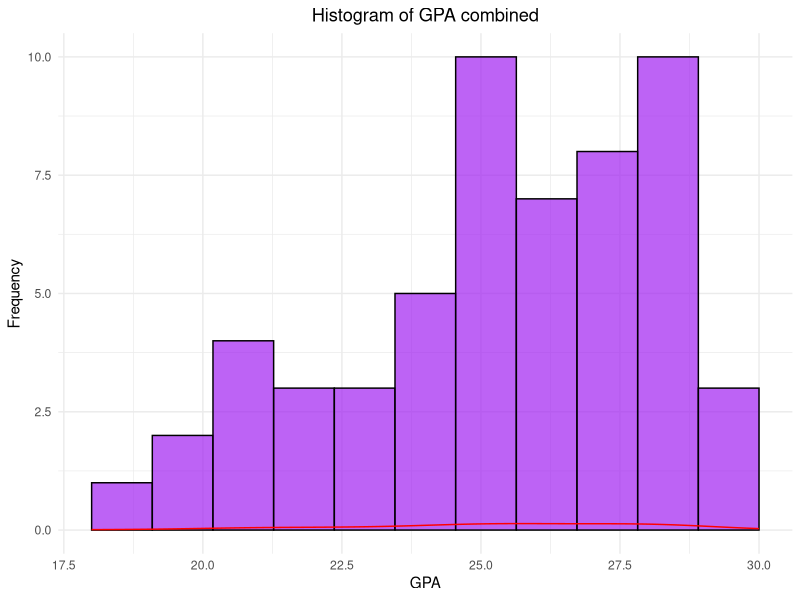
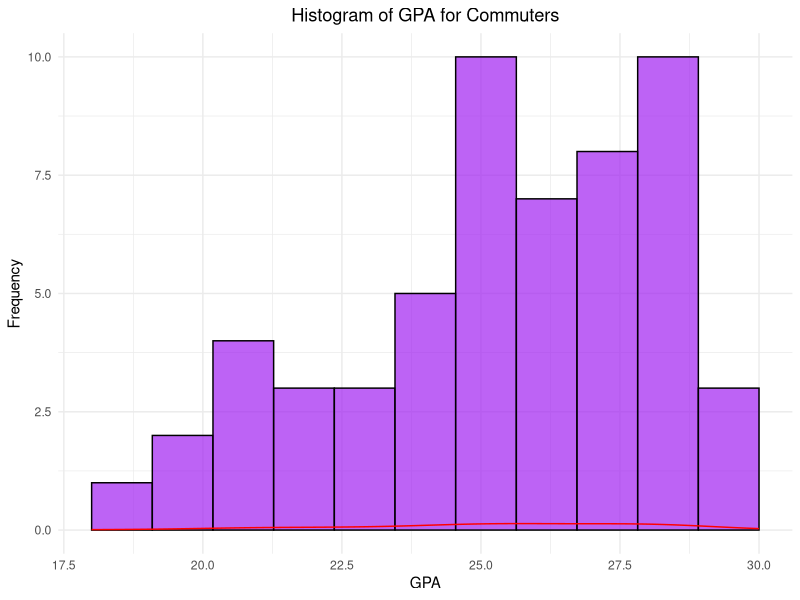
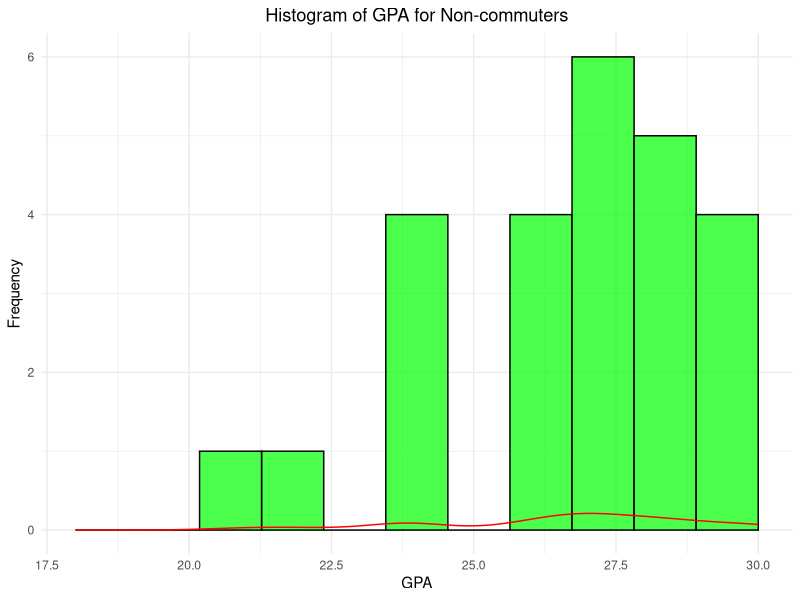
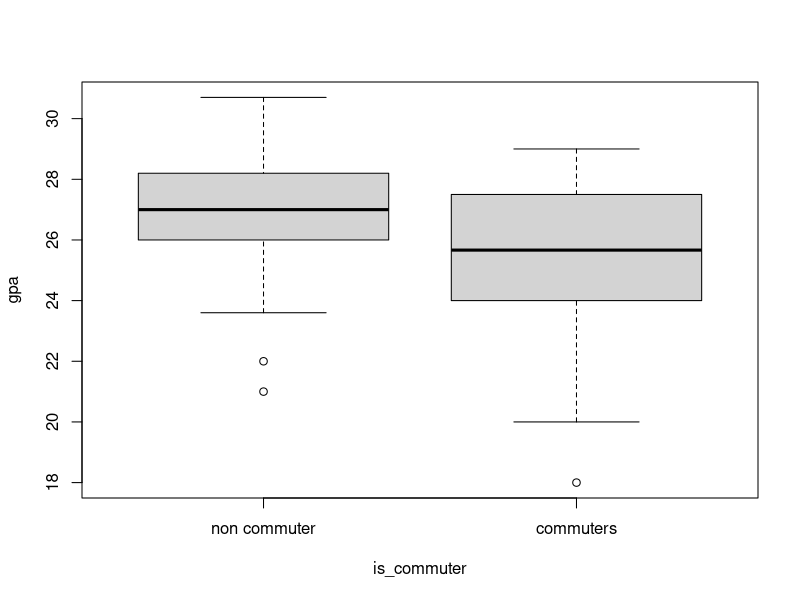
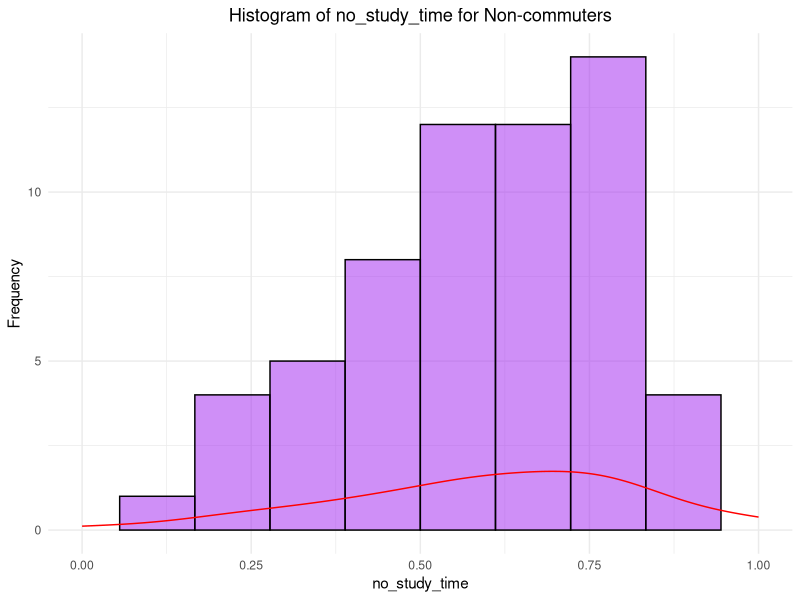
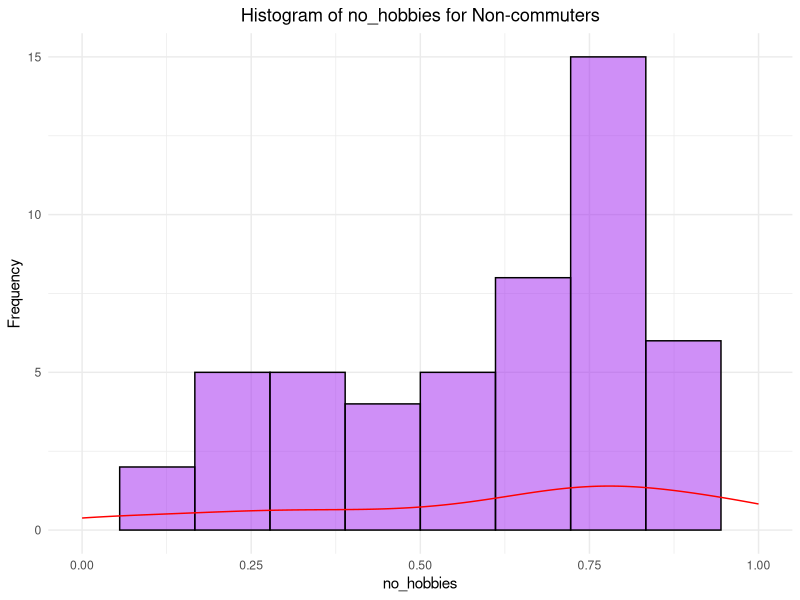
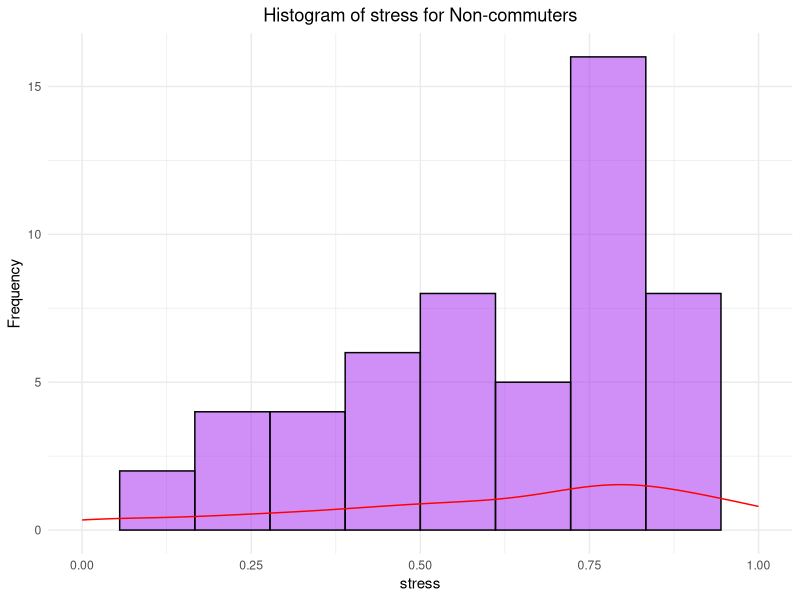
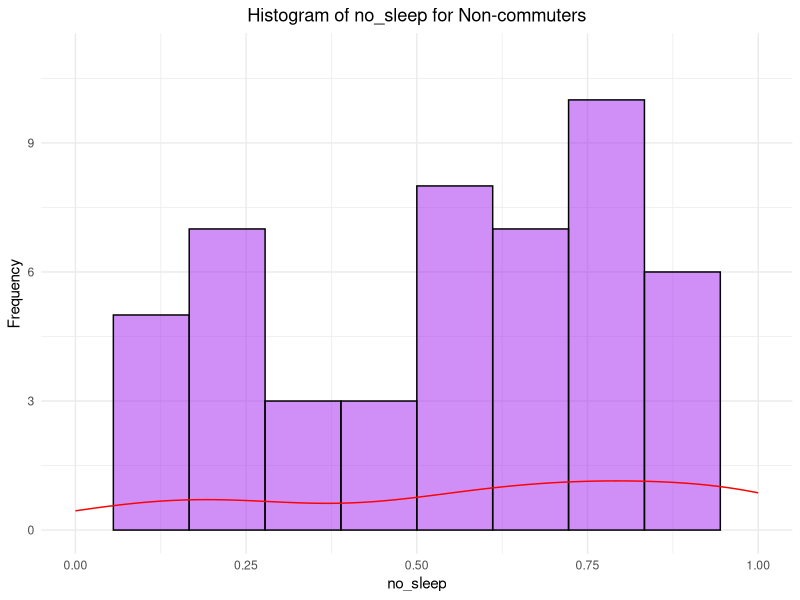

R code for these plots, in order:
data <- read.csv("data/merged.csv")
library(ggplot2)
library(dplyr)

outdir <- "routput/graphs"
dir.create(outdir, recursive = TRUE, showWarnings = FALSE)
setwd(outdir)

sink("r.log", split = TRUE)

attach(data)
n_commuters <- sum(is_commuter)
total <- length(is_commuter)
n_non_commuters <- total - n_commuters
ratio_commuters <- n_commuters / total

# Histograms for GPA (combined)
pdf("histogram_gpa_combined.pdf")
filtered_commuters <- filter(data, is_commuter == 1 & gpa >= 0 & gpa <= 30)
ggplot(filtered_commuters, aes(x = gpa)) +
  geom_histogram(bins = 12, fill = "purple", color = "black", alpha = 0.7) +
  geom_density(aes(y = after_stat(density)), color = "red") +
  xlim(18, 30) +
  ggtitle("Histogram of GPA combined") +
  xlab("GPA") +
  ylab("Frequency") +
  theme_minimal() +
  theme(plot.title = element_text(hjust = 0.5))

# Histograms for GPA (Commuters)
pdf("histogram_gpa_commuters.pdf")
filtered_commuters <- filter(data, is_commuter == 1 & gpa >= 0 & gpa <= 30)
ggplot(filtered_commuters, aes(x = gpa)) +
  geom_histogram(bins = 12, fill = "purple", color = "black", alpha = 0.7) +
  geom_density(aes(y = after_stat(density)), color = "red") +
  xlim(18, 30) +
  ggtitle("Histogram of GPA for Commuters") +
  xlab("GPA") +
  ylab("Frequency") +
  theme_minimal() +
  theme(plot.title = element_text(hjust = 0.5))

# Histogram for GPA (Non-commuters)
pdf("histogram_gpa_noncommuters.pdf")
filtered_non_commuters <- filter(data, is_commuter == 0 & gpa >= 0 & gpa <= 30)
ggplot(filtered_non_commuters, aes(x = gpa)) +
  geom_histogram(bins = 12, fill = "green", color = "black", alpha = 0.7) +
  geom_density(aes(y = after_stat(density)), color = "red") +
  xlim(18, 30) +
  ggtitle("Histogram of GPA for Non-commuters") +
  xlab("GPA") +
  ylab("Frequency") +
  theme_minimal() +
  theme(plot.title = element_text(hjust = 0.5))

# Boxplot gpa for commuters vs non-commuters
pdf("boxplot_gpa_vs_is_commuter.pdf")
boxplot(gpa[gpa != -1] ~ is_commuter[gpa != -1],
  data = data,
  names = c("non commuter", "commuters"),
  xlab = "is_commuter",
  ylab = "gpa"
)

# Histogram for mean indices of life quality (Commuters)
filtered_data <- filter(data, is_commuter == 1)
filtered_columns <- filtered_data[, c("no_study_time", "no_hobbies", "stress", "no_sleep", "no_family", "no_friends", "loneliness")]
for (index in colnames(filtered_columns)) {
  pdf(paste("histogram_", index, "_commuters.pdf", sep = ""))
  xlim_range <- range(filtered_columns[[index]], na.rm = TRUE)
  plot <- ggplot(filtered_columns, aes(x = !!sym(index))) +
    geom_histogram(bins = 10, alpha = 0.5, fill = "purple", color = "black") +
    geom_density(aes(y = ..density..), color = "red") +
    xlim(xlim_range[1], xlim_range[2]) +
    ggtitle(paste("Histogram of", index, "for Non-commuters")) +
    xlab(index) +
    ylab("Frequency") +
    theme_minimal() +
    theme(plot.title = element_text(hjust = 0.5))
  print(plot)
}

# Histogram for mean indices of life quality (Non-commuters)
filtered_data <- filter(data, is_commuter == 0)
filtered_columns <- filtered_data[, c("no_study_time", "no_hobbies", "stress", "no_sleep", "no_family", "no_friends", "loneliness")]
for (index in colnames(filtered_columns)) {
  pdf(paste("histogram_", index, "_noncommuters.pdf", sep = ""))
  xlim_range <- range(filtered_columns[[index]], na.rm = TRUE)
  plot <- ggplot(filtered_columns, aes(x = !!sym(index))) +
    geom_histogram(bins = 10, alpha = 0.5, fill = "green", color = "black") +
    geom_density(aes(y = ..density..), color = "red") +
    xlim(xlim_range[1], xlim_range[2]) +
    ggtitle(paste("Histogram of", index, "for Non-commuters")) +
    xlab(index) +
    ylab("Frequency") +
    theme_minimal() +
    theme(plot.title = element_text(hjust = 0.5))
  print(plot)
}

# Boxplot of mean life indices for commuters
selected_columns <- c("no_study_time", "no_hobbies", "stress", "no_sleep", "no_family", "no_friends", "loneliness")
data$row_mean <- rowMeans(data[, selected_columns], na.rm = TRUE)
result <- data[, c(selected_columns, "row_mean")]

pdf("boxplot_mean_qli_vs_is_commuter.pdf")
boxplot(row_mean ~ is_commuter,
  data = data[!is.na(data$row_mean), ],
  names = c("non commuter", "commuters"),
  xlab = "is_commuter",
  ylab = "gpa"
)

# Pie charts
commute_summary <- data.frame(
  group = c("Non-Commuters", "Commuters"),
  value = c(n_non_commuters, n_commuters)
)
commute_summary$fraction <- commute_summary$value / sum(commute_summary$value)
commute_summary$label <- paste0(commute_summary$group, " (", round(commute_summary$fraction * 100), "%)")

colors <- c("Non-Commuters" = "green", "Commuters" = "purple")

pdf("pie_commuters_vs_noncommuters.pdf")
ggplot(commute_summary, aes(x = "", y = fraction, fill = group)) +
  geom_bar(width = 1, stat = "identity", color = "black", alpha = 0.5) +
  coord_polar(theta = "y") +
  labs(title = "Percentage of Non-Commuters and Commuters") +
  theme_void() +
  theme(
    legend.position = "right",
    plot.title = element_text(hjust = 0.5)
  ) +
  scale_fill_manual(
    values = colors
  )

# Commuters
n_10_commuters <- sum(data$commute_time == 0.00 & data$is_commuter == 1)
n_30_commuters <- sum(data$commute_time == 0.25 & data$is_commuter == 1)
n_1_commuters <- sum(data$commute_time == 0.50 & data$is_commuter == 1)
n_1.5_commuters <- sum(data$commute_time == 0.75 & data$is_commuter == 1)
n_2_commuters <- sum(data$commute_time == 1.00 & data$is_commuter == 1)

commute_time_summary_commuters <- data.frame(
  group = c("Less than 10 min.", "10-30 min.", "30 min. to 1 hour", "1 hour to 1.5 hours", "More than 2 hours"),
  value = c(n_10_commuters, n_30_commuters, n_1_commuters, n_1.5_commuters, n_2_commuters)
)
commute_time_summary_commuters$fraction <- commute_time_summary_commuters$value / sum(commute_time_summary_commuters$value)
commute_time_summary_commuters$label <- paste0(commute_time_summary_commuters$group, " (", round(commute_time_summary_commuters$fraction * 100), "%)")

purple_shades <- c("#E6E6FA", "#D8BFD8", "#BA55D3", "#8A2BE2", "#4B0082")

# Pie chart for commuters
pdf("pie_commute_time_commuters.pdf")
ggplot(commute_time_summary_commuters, aes(x = "", y = fraction, fill = group)) +
  geom_bar(width = 1, stat = "identity", color = "black", alpha = 0.7) +
  coord_polar(theta = "y") +
  labs(title = "Percentage of Commuting Times for Commuters") +
  theme_void() +
  theme(
    legend.position = "right",
    plot.title = element_text(hjust = 0.5)
  ) +
  scale_fill_manual(
    values = purple_shades,
    breaks = commute_time_summary_commuters$group,
    labels = commute_time_summary_commuters$label
  )

# Non-commuters
n_10_non_commuters <- sum(data$commute_time == 0.00 & data$is_commuter == 0)
n_30_non_commuters <- sum(data$commute_time == 0.25 & data$is_commuter == 0)
n_1_non_commuters <- sum(data$commute_time == 0.50 & data$is_commuter == 0)
n_1.5_non_commuters <- sum(data$commute_time == 0.75 & data$is_commuter == 0)
n_2_non_commuters <- sum(data$commute_time == 1.00 & data$is_commuter == 0)

commute_time_summary_non_commuters <- data.frame(
  group = c(
    "Less than 10 min.",
    "10-30 min.",
    "30 min. to 1 hour",
    "1 hour to 1.5 hours",
    "More than 2 hours"
  ),
  value = c(
    n_10_non_commuters,
    n_30_non_commuters,
    n_1_non_commuters,
    n_1.5_non_commuters,
    n_2_non_commuters
  )
)
commute_time_summary_non_commuters$fraction <-
  commute_time_summary_non_commuters$value /
    sum(commute_time_summary_non_commuters$value)
commute_time_summary_non_commuters$label <-
  paste0(
    commute_time_summary_non_commuters$group,
    " (", round(commute_time_summary_non_commuters$fraction * 100), "%)"
  )

green_shades <- c("#E6F9E6", "#C2F0C2", "#66CC66", "#009900", "#006400")

# Pie chart for non-commuters
pdf("pie_commute_time_noncommuters.pdf")
ggplot(commute_time_summary_non_commuters, aes(x = "", y = fraction, fill = group)) +
  geom_bar(width = 1, stat = "identity", color = "black", alpha = 0.7) +
  coord_polar(theta = "y") +
  labs(title = "Percentage of Commuting Times for Non-commuters") +
  theme_void() +
  theme(
    legend.position = "right",
    plot.title = element_text(hjust = 0.5)
  ) +
  scale_fill_manual(
    values = green_shades,
    breaks = commute_time_summary_non_commuters$group,
    labels = commute_time_summary_non_commuters$label
  )


data$commute_time_group <- as.factor(data$commute_time)
filtered_data <- filter(data, commute_time >= 0 & gpa != -1)

pdf("boxplot_gpa_vs_commute_time.pdf")
boxplot(gpa ~ commute_time_group,
  data = filtered_data,
  xlab = "Commute Time Group",
  ylab = "GPA",
  main = "GPA by Commute Time Group",
  col = scales::alpha(
    c("#E6E6FA", "#D8BFD8", "#BA55D3", "#8A2BE2", "#4B0082"),
    alpha = 0.7
  )
)
